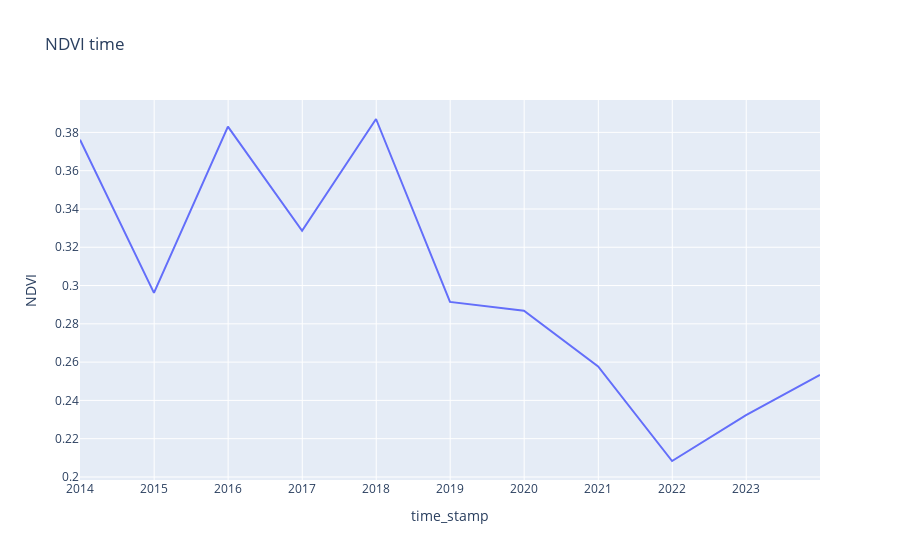

Notebook code for this chart:
### Code cell
fig = px.line(result_df[["NDVI", "time_stamp"]], x='time_stamp', y='NDVI', title='NDVI time')
# fig = px.bar(df_points[["NDVI", "time_stamp", ".geo"]], x='time_stamp', y='NDVI', barmode='stack', title='NDVI time')
fig.show()

### Figure 1 — Plotly figure (JSON) as saved in the notebook; plotly's stock layout.template omitted (floating-point values rounded to 4 significant figures)
{"data": [{"hovertemplate": "time_stamp=%{x}<br>NDVI=%{y}<extra></extra>", "legendgroup": "", "line": {"color": "#636efa", "dash": "solid"}, "marker": {"symbol": "circle"}, "mode": "lines", "name": "", "orientation": "v", "showlegend": false, "type": "scatter", "x": ["2013-12-31T00:00:00", "2014-12-31T00:00:00", "2015-12-31T00:00:00", "2016-12-31T00:00:00", "2017-12-31T00:00:00", "2018-12-31T00:00:00", "2019-12-31T00:00:00", "2020-12-31T00:00:00", "2021-12-31T00:00:00", "2022-12-31T00:00:00", "2023-12-31T00:00:00"], "xaxis": "x", "y": [0.3762, 0.2962, 0.383, 0.3286, 0.387, 0.2915, 0.2869, 0.2577, 0.2083, 0.2323, 0.2533], "yaxis": "y"}], "layout": {"legend": {"tracegroupgap": 0}, "title": {"text": "NDVI time"}, "xaxis": {"anchor": "y", "domain": [0, 1], "title": {"text": "time_stamp"}}, "yaxis": {"anchor": "x", "domain": [0, 1], "title": {"text": "NDVI"}}}}
